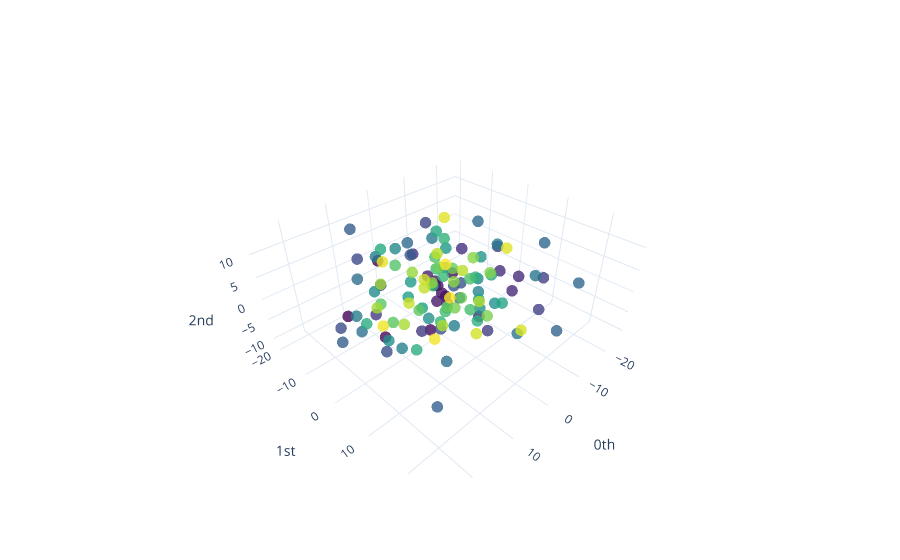

The notebook cell saved with this chart:
### Code cell
left_embedded_pca = pca.fit_transform(left_embedded)
plot_point_cloud(left_embedded_pca)
